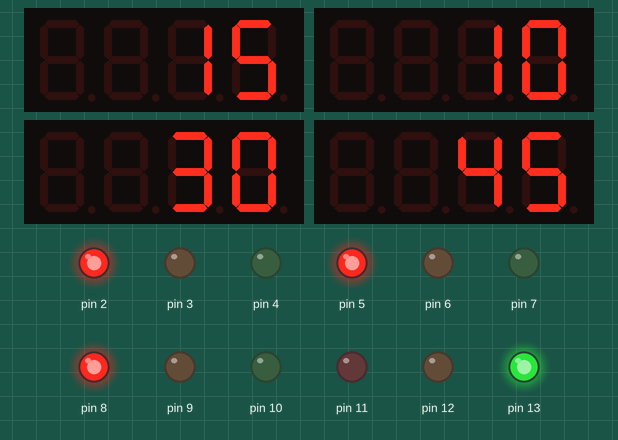
Bench run of a sketch on a simulated Arduino Mega 2560, built with avr-gcc and run on an emulated ATmega2560. Shown: 4 × 4-digit seven-segment display, output pins drawn as LEDs (lit = HIGH).

Above: at 0.2 s.
At 5.6 s:
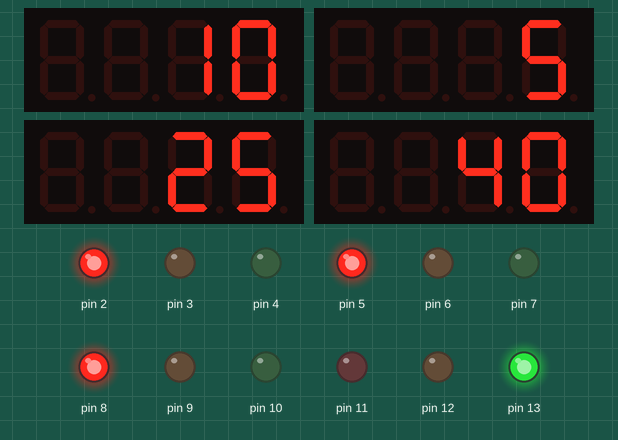
At 11.1 s:
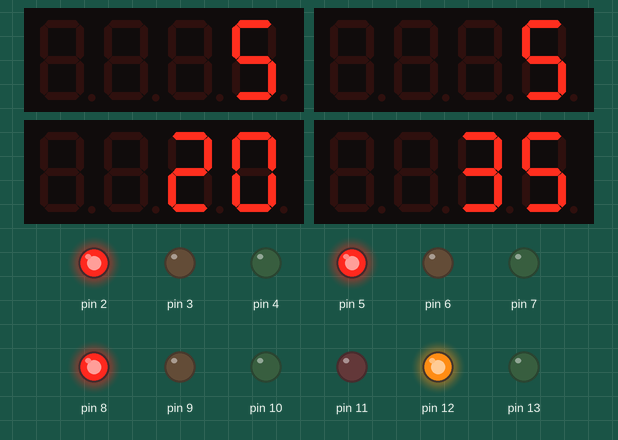
At 18.7 s:
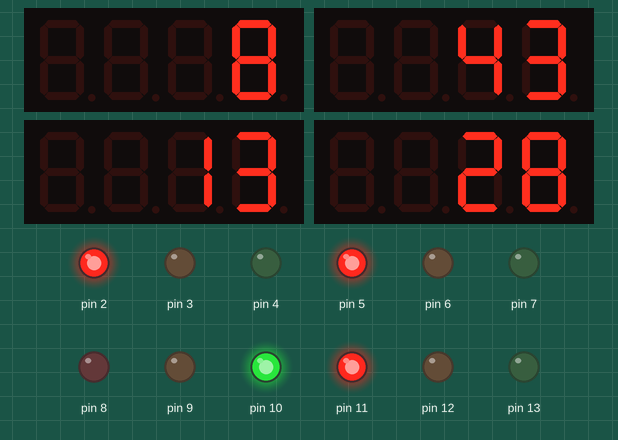
At 28.4 s:
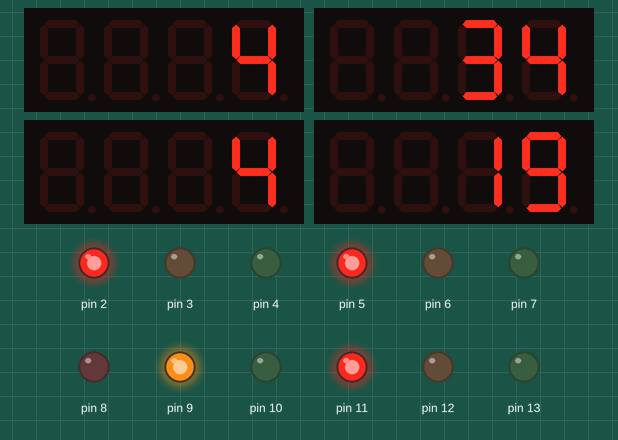
At 38.2 s:
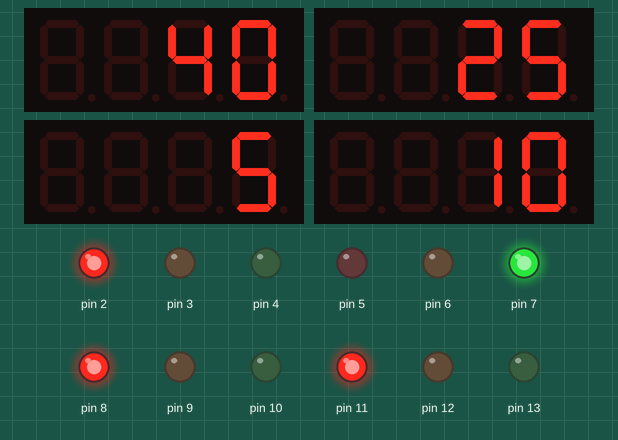
Timing chart, 0 to 39.7 s (numbered marks = the images above):
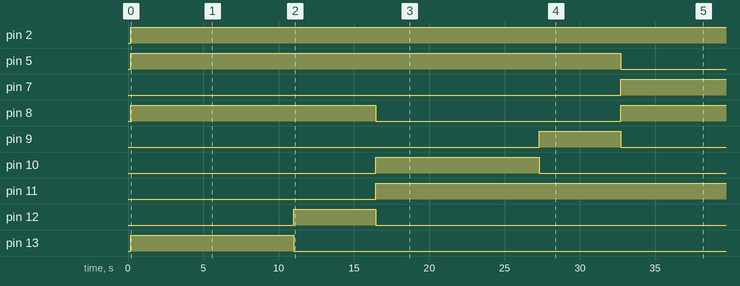

The sketch:

Code.ino
```cpp
#include <TM1637Display.h>
#define CLK1 A0
#define DIO1 A1
#define CLK2 A2
#define DIO2 A3
#define CLK3 A4
#define DIO3 A5
#define CLK4 14
#define DIO4 15
TM1637Display display1 = TM1637Display(CLK1, DIO1);
TM1637Display display2 = TM1637Display(CLK2, DIO2);
TM1637Display display3 = TM1637Display(CLK3, DIO3);
TM1637Display display4 = TM1637Display(CLK4, DIO4);

void setup() {

  pinMode(2, OUTPUT);
  pinMode(3, OUTPUT);
  pinMode(4, OUTPUT);
  pinMode(5, OUTPUT);
  pinMode(6, OUTPUT);
  pinMode(7, OUTPUT);
  pinMode(8, OUTPUT);
  pinMode(9, OUTPUT);
  pinMode(10, OUTPUT);
  pinMode(11, OUTPUT);
  pinMode(12, OUTPUT);
  pinMode(13, OUTPUT);
   // Clear the display:
  display2.clear();
  display1.clear();
  display3.clear();
  display4.clear();

}
void loop()

{
  // Set the brightness:
  display1.setBrightness(7);
  display2.setBrightness(7);
  display3.setBrightness(7);
  display4.setBrightness(7);

  int i;
  for (i = 10; i>0; i--) {
    display1.showNumberDec(i);
    display2.showNumberDec(i+5);
    display3.showNumberDec(i+20);
    display4.showNumberDec(i+35);
    digitalWrite(13, HIGH);
    digitalWrite(2,HIGH);
    digitalWrite(5,HIGH);
    digitalWrite(8,HIGH);
    digitalWrite(3,LOW);
    delay(1000);
    }
  for (i = 5; i>0; i--) {
    display1.showNumberDec(i);
    display2.showNumberDec(i);
    display3.showNumberDec(i+15);
    display4.showNumberDec(i+30);
    digitalWrite(12,HIGH);
    digitalWrite(13,LOW);

    delay(1000);
  }
  for (i = 10; i>0; i--) {
    display1.showNumberDec(i+35);
    display2.showNumberDec(i);
    display3.showNumberDec(i+5);
    display4.showNumberDec(i+20);
    digitalWrite(12,LOW);
    digitalWrite(11,HIGH);
    digitalWrite(10,HIGH);
    digitalWrite(8,LOW);

    delay(1000);
  }
  for (i = 5; i>0; i--) {
    display1.showNumberDec(i+30);
    display2.showNumberDec(i);
    display3.showNumberDec(i);
    display4.showNumberDec(i+15);
    digitalWrite(10,LOW);
    digitalWrite(9,HIGH);

    delay(1000);
  }
  for (i = 10; i>0; i--) {
    display1.showNumberDec(i+20);
    display2.showNumberDec(i+35);
    display3.showNumberDec(i);
    display4.showNumberDec(i+5);
    digitalWrite(9,LOW);
    digitalWrite(8,HIGH);
    digitalWrite(7,HIGH);
    digitalWrite(5,LOW);
    delay(1000);
    }
  for (i = 5; i>0; i--) {
    display1.showNumberDec(i+15);
    display2.showNumberDec(i+30);
    display3.showNumberDec(i);
    display4.showNumberDec(i);
    digitalWrite(7,LOW);
    digitalWrite(6,HIGH);
    delay(1000);
  }
   for (i = 10; i>0; i--) {
    display1.showNumberDec(i+5);
    display2.showNumberDec(i+20);
    display3.showNumberDec(i+35);
    display4.showNumberDec(i);
    digitalWrite(6,LOW);
    digitalWrite(5,HIGH);
    digitalWrite(4,HIGH);
    digitalWrite(2,LOW);
    delay(1000);
    }
  for (i = 5; i>0; i--) {
    display1.showNumberDec(i);
    display2.showNumberDec(i+15);
    display3.showNumberDec(i+30);
    display4.showNumberDec(i);
    digitalWrite(4,LOW);
    digitalWrite(3,HIGH);
    delay(1000);
  }
}
```

Measured:
- by itself, pin 2: LOW → HIGH at 0.17 s
- by itself, pin 5: LOW → HIGH at 0.17 s, → LOW 32.5 s later
- by itself, pin 7: LOW → HIGH at 32.7 s
- by itself, pin 8: LOW → HIGH at 0.17 s, → LOW 16.3 s later, → HIGH 16.3 s later
- by itself, pin 9: LOW → HIGH at 27.3 s, → LOW 5.4 s later
- by itself, pin 10: LOW → HIGH at 16.4 s, → LOW 10.8 s later
- by itself, pin 11: LOW → HIGH at 16.4 s
- by itself, pin 12: LOW → HIGH at 11.0 s, → LOW 5.4 s later
